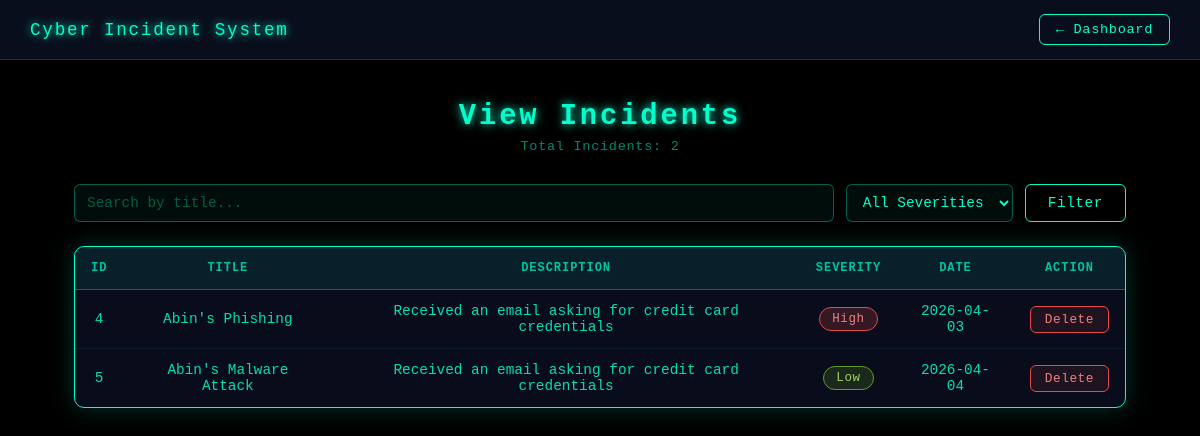
The app's page /view (signed in) with its own data.
### tables this page shows
CREATE TABLE incidents (
        id INTEGER PRIMARY KEY AUTOINCREMENT,
        title TEXT,
        description TEXT,
        severity TEXT,
        date TEXT,
        user TEXT
    );

### app.py (the view)
@app.route('/view')
def view():
    if 'user' not in session:
        return redirect('/')
    user = session['user']
    search = request.args.get('search')
    severity = request.args.get('severity')
    conn = get_db()
    query = "SELECT * FROM incidents WHERE user = ?"
    params = [user]
    if search:
        query += " AND title LIKE ?"
        params.append(f"%{search}%")
    if severity:
        query += " AND severity = ?"
        params.append(severity)
    incidents = conn.execute(query, params).fetchall()
    conn.close()
    return render_template("view.html", incidents=incidents)

### app.py (called while the page is built)
def get_db():
    return sqlite3.connect("database.db")

### templates/view.html (shortened to what this page needs)
<!DOCTYPE html>
<html>
<head>
</head>
<body>
    <nav>
        <span class="brand">Cyber Incident System</span>
        <a href="/dashboard">← Dashboard</a>
    </nav>
    <div class="container">
        <h1>View Incidents</h1>
        <p class="total">Total Incidents: {{ incidents|length }}</p>
        <form method="GET" action="/view" class="filter-bar">
            <input type="text" name="search" placeholder="Search by title..." value="{{ request.args.get('search', '') }}">
            <select name="severity">
                <option value="">All Severities</option>
            </select>
            <button type="submit">Filter</button>
        </form>
        <div class="table-card">
            <table>
                <thead>
                    <tr>
                        <th>ID</th>
                        <th>Title</th>
                        <th>Description</th>
                        <th>Severity</th>
                        <th>Date</th>
                        <th>Action</th>
                    </tr>
                </thead>
                <tbody>
                {% for incident in incidents %}
                <tr>
                    <td>{{ incident[0] }}</td>
                    <td>{{ incident[1] }}</td>
                    <td>{{ incident[2] }}</td>
                    <td>
                        {% if incident[3] == 'Low' %}
                            <span class="badge badge-low">Low</span>
                        {% elif incident[3] == 'Medium' %}
                            <span class="badge badge-medium">Medium</span>
                        {% else %}
                            <span class="badge badge-high">High</span>
                        {% endif %}
                    </td>
                    <td>{{ incident[4] }}</td>
                    <td>
                        <a href="/delete/{{ incident[0] }}" class="btn-delete">Delete</a>
                    </td>
                </tr>
                {% endfor %}
                </tbody>
            </table>
        </div>
    </div>
</body>
</html>

### templates/view.html (style rules this page uses)
* { box-sizing: border-box; margin: 0; padding: 0; }
body { background: black; font-family: 'Courier New', monospace; color: #00ffcc; min-height: 100vh; }
nav { display: flex; justify-content: space-between; align-items: center; padding: 14px 30px; border-bottom: 1px solid #00ffcc33; background: rgba(10, 15, 30, 0.95); }
nav .brand { font-size: 1.1rem; letter-spacing: 0.1em; text-shadow: 0 0 8px #00ffcc; }
nav a { font-size: 0.85rem; color: #00ffcc; text-decoration: none; border: 1px solid #00ffcc; padding: 7px 16px; border-radius: 6px; letter-spacing: 0.05em; transition: background 0.2s, color 0.2s; }
.container { max-width: 1100px; margin: 40px auto; padding: 0 24px; }
h1 { text-align: center; font-size: 1.8rem; letter-spacing: 0.1em; text-shadow: 0 0 10px #00ffcc; margin-bottom: 6px; }
.total { text-align: center; font-size: 0.85rem; color: #00ffcc88; margin-bottom: 30px; letter-spacing: 0.05em; }
.filter-bar { display: flex; gap: 12px; margin-bottom: 24px; flex-wrap: wrap; }
.filter-bar input, .filter-bar select { background: rgba(0, 255, 204, 0.05); border: 1px solid #00ffcc55; border-radius: 6px; color: #00ffcc; font-family: 'Courier New', monospace; font-size: 0.9rem; padding: 9px 12px; outline: none; transition: border-color 0.2s; }
.filter-bar input { flex: 1; min-width: 180px; }
.filter-bar input::placeholder { color: #00ffcc55; }
.filter-bar select option { background: #0a0f1e; color: #00ffcc; }
.filter-bar button { padding: 9px 22px; background: transparent; border: 1px solid #00ffcc; color: #00ffcc; font-family: 'Courier New', monospace; font-size: 0.9rem; border-radius: 6px; cursor: pointer; letter-spacing: 0.04em; transition: background 0.2s, color 0.2s; }
.table-card { background: rgba(10, 15, 30, 0.9); border: 1px solid #00ffcc; box-shadow: 0 0 25px #00ffcc33; border-radius: 10px; overflow: hidden; }
table { width: 100%; border-collapse: collapse; font-size: 0.9rem; }
thead { background: rgba(0, 255, 204, 0.08); border-bottom: 1px solid #00ffcc55; }
thead th { padding: 14px 16px; text-align: center; letter-spacing: 0.08em; font-size: 0.75rem; color: #00ffccbb; text-transform: uppercase; }
tbody tr { border-bottom: 1px solid #00ffcc15; transition: background 0.15s; }
tbody tr:last-child { border-bottom: none; }
tbody td { padding: 13px 16px; text-align: center; color: #00ffccdd; }
.badge { display: inline-block; padding: 4px 12px; border-radius: 20px; font-size: 0.78rem; letter-spacing: 0.05em; font-weight: 500; }
.badge-low { background: rgba(99, 153, 34, 0.2); border: 1px solid #639922; color: #a3d45a; }
.badge-high { background: rgba(226, 75, 74, 0.2); border: 1px solid #e24b4a; color: #f08080; }
.btn-delete { display: inline-block; padding: 5px 14px; font-size: 0.8rem; font-family: 'Courier New', monospace; border: 1px solid #e24b4a; color: #f08080; border-radius: 6px; text-decoration: none; background: rgba(226, 75, 74, 0.1); transition: background 0.2s, color 0.2s; letter-spacing: 0.04em; }

### records on screen
incidents: id "4", title "Abin's Phishing", description "Received an email asking for credit card credentials", severity "High", date "2026-04-03"
incidents: id "5", title "Abin's Malware Attack", description "Received an email asking for credit card credentials", severity "Low", date "2026-04-04"

### other values on screen
{{ incidents|length }} "2"
